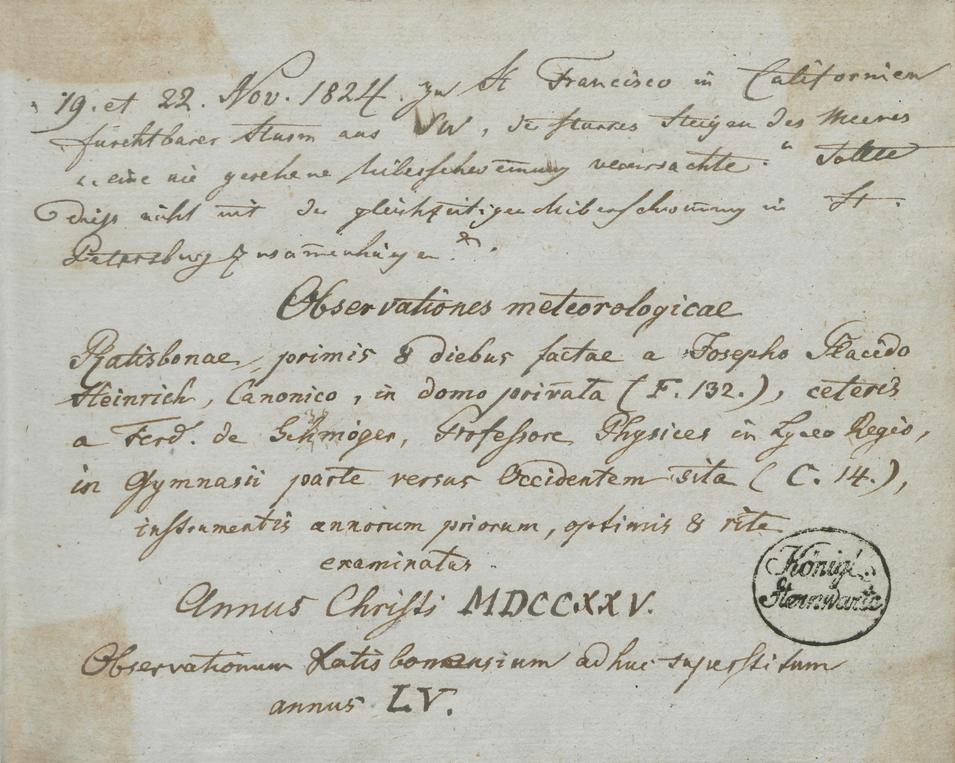
#> input picture work/assets/scan-1.png, 955 x 763 px
$ jupyter execute 'Line Extraction.ipynb'   (older library calls are emulated)
#> lines starting #> are read from the running program, lines starting #| are printed output that depends on the picture; after the words box and inside, x2 and y2 are one past the last pixel; in counts of white or black regions, pixels touching at a corner belong together; long printed decimals are rounded
[cell 1]
import math
import cv2
import numpy as np
import matplotlib.pyplot as plt
from collections import defaultdict
import scipy.cluster.hierarchy as hcluster
import sklearn.cluster as cluster


def load_image(path: str):
    img = cv2.imread(path)
    return cv2.cvtColor(img, cv2.COLOR_BGR2GRAY)


def show_image(image, title=''):
    figure, axis = plt.subplots(figsize=(10,10))
    axis.imshow(image, cmap='Greys_r')
    plt.title(title)
    plt.show()


def show_images(images, title=''):
    figure, (axis1, axis2) = plt.subplots(1, len(images), sharey=True, figsize=(10,10))

    axis1.imshow(images[0], cmap='Greys_r', aspect='auto')
    axis2.imshow(images[1], cmap='Greys_r', aspect='auto')

    plt.title(title)
    plt.show()


def invert(img):
    return cv2.bitwise_not(img)


def binarize_image(img):
    ret, img_binarized = cv2.threshold(img, 0, 255, cv2.THRESH_BINARY+cv2.THRESH_OTSU)
    return img_binarized


def equalize_image(img):
    clahe = cv2.createCLAHE(clipLimit=2.0, tileGridSize=(8,8))
    return clahe.apply(img)


def get_projection_profile(img):
    return np.sum(img, 1)


def threshold_projection_profile(projection):
    projection_scaled = np.interp(projection, (projection.min(), projection.max()), (0,1))

    threshold = 0.3
    threshold_indices = projection_scaled > threshold

    projection_scaled.fill(0)
    projection_scaled[threshold_indices] = 1

    return projection_scaled


def calculate_line_height(projection):
    change_indices = np.where(projection[:-1] != projection[1:])[0]

    heights = []
    for (index, change_index) in enumerate(change_indices):
        change_index_prev = 0 if index == 0 else change_indices[index - 1]

        if projection[change_index] == 1:
            height = change_index - change_index_prev
            heights.append(height)

    return np.mean(heights)


def get_image_of_projection_profile(projection, img):
    projection = np.interp(projection, (projection.min(), projection.max()), (0,1))

    maximum = np.max(projection)
    width = img.shape[1]
    result = np.zeros((projection.shape[0], 500))

    for row in range(img.shape[0]):
        cv2.line(result, (0, row), (int(projection[row]*width/maximum), row), (255,255,255), 1)

    return result


def apply_morphology(img):
    kernel = np.ones((3,3), np.uint8)
    return cv2.morphologyEx(img, cv2.MORPH_OPEN, kernel)


def remove_connected_components(img):
    number_of_labels, labels, stats, centroids = cv2.connectedComponentsWithStats(img, 8, cv2.CV_32S)
    sizes = stats[1:, -1]
    number_of_labels = number_of_labels - 1
    min_size = 100

    img_cleaned = np.full(img.shape, 0)
    for i in range(0, number_of_labels):
        if sizes[i] >= min_size:
            img_cleaned[labels == i + 1] = 255

    return img_cleaned


def run():
    img_path = "./assets/scan-1.png"
    img = load_image(img_path)
#> in load_image, img is the input picture: shape (763, 955, 3); mean B, G, R 177.2, 188.1, 189.7

    if img is None:
        return

    show_image(img, 'Original')

    img_equalized = equalize_image(img.copy())
#> in equalize_image, `return clahe.apply(img)`:
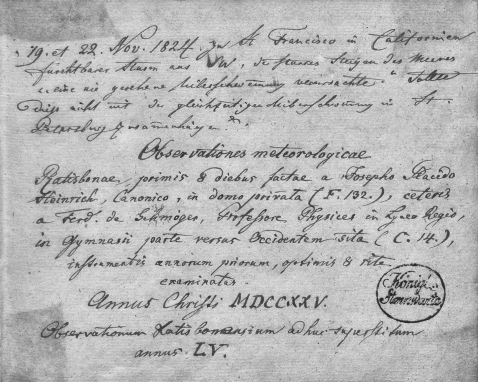
#> returned value: shape (763, 955) (shown at 1/2 size); min 25, max 231, mean 182.5
    show_image(img_equalized, 'Equalized Image with CLAHE')

    img_binarized =  binarize_image(img_equalized.copy())
#> in binarize_image, `ret, img_binarized = cv2.threshold(img, 0, 255, cv2.THRESH_BINARY+cv2...`:
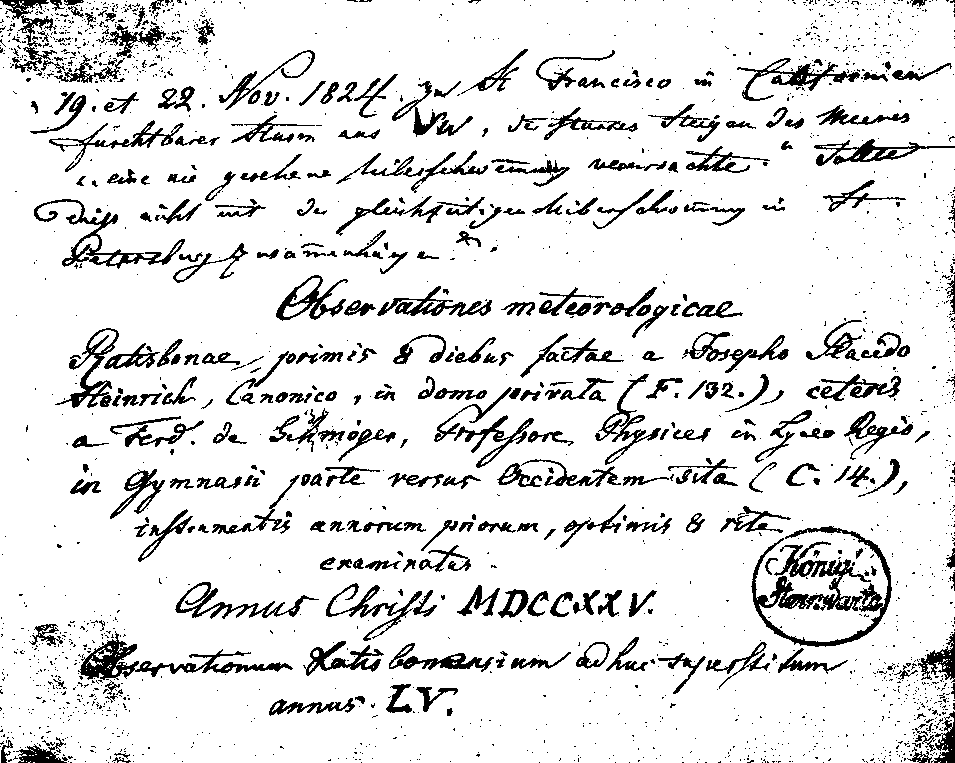
#> img_binarized: shape (763, 955); 88.7% white; 2116 black regions (1772 under 20 px), largest, box (x1, y1, x2, y2) and area: (751, 526, 892, 647) 4463, (78, 631, 293, 680) 2328, (34, 199, 185, 269) 1651
#> in binarize_image, `ret, img_binarized = cv2.threshold(img, 0, 255, cv2.THRESH_BINARY+cv2...`: ret = 148
    img_binarized = invert(img_binarized)
    show_image(img_binarized, 'Binarized Image')

    img_denoised = apply_morphology(img_binarized.copy())
#> in apply_morphology, `return cv2.morphologyEx(img, cv2.MORPH_OPEN, kernel)`:
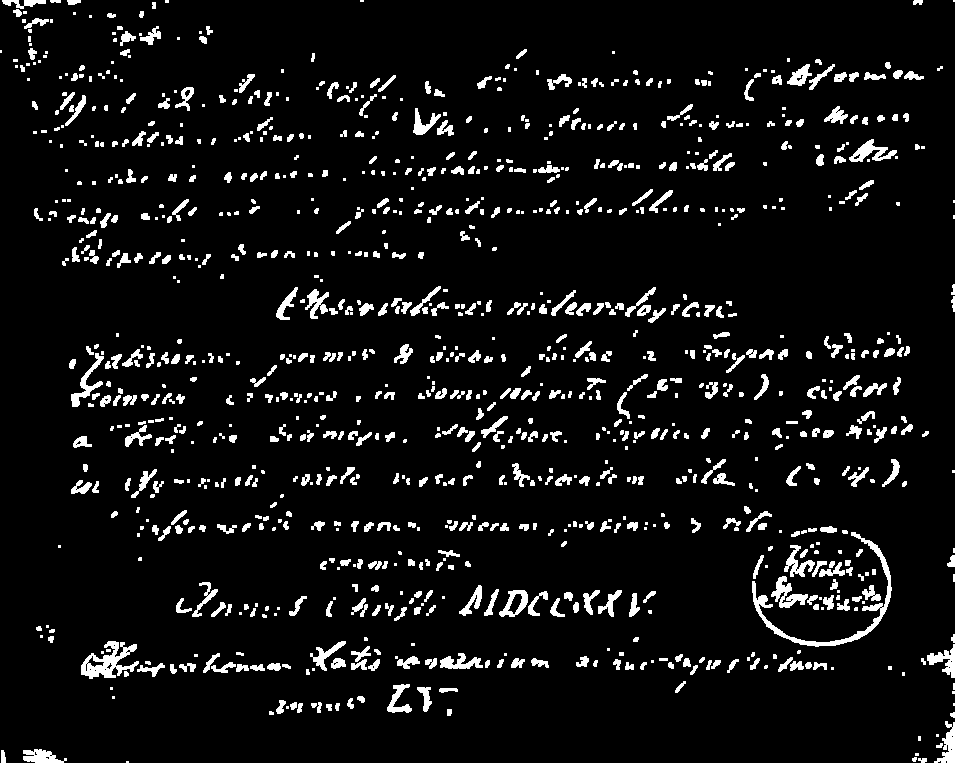
#> returned value: shape (763, 955); 6.9% white; 1107 white regions (412 under 20 px), largest, box (x1, y1, x2, y2) and area: (752, 532, 892, 647) 1487, (81, 641, 139, 679) 998, (771, 576, 808, 608) 502
    show_image(img_denoised, 'Denoised Image')

    img_denoised_cc = remove_connected_components(img_binarized.copy())
#> in remove_connected_components, `number_of_labels, labels, stats, centroids = cv2.connectedComponentsWi..`:
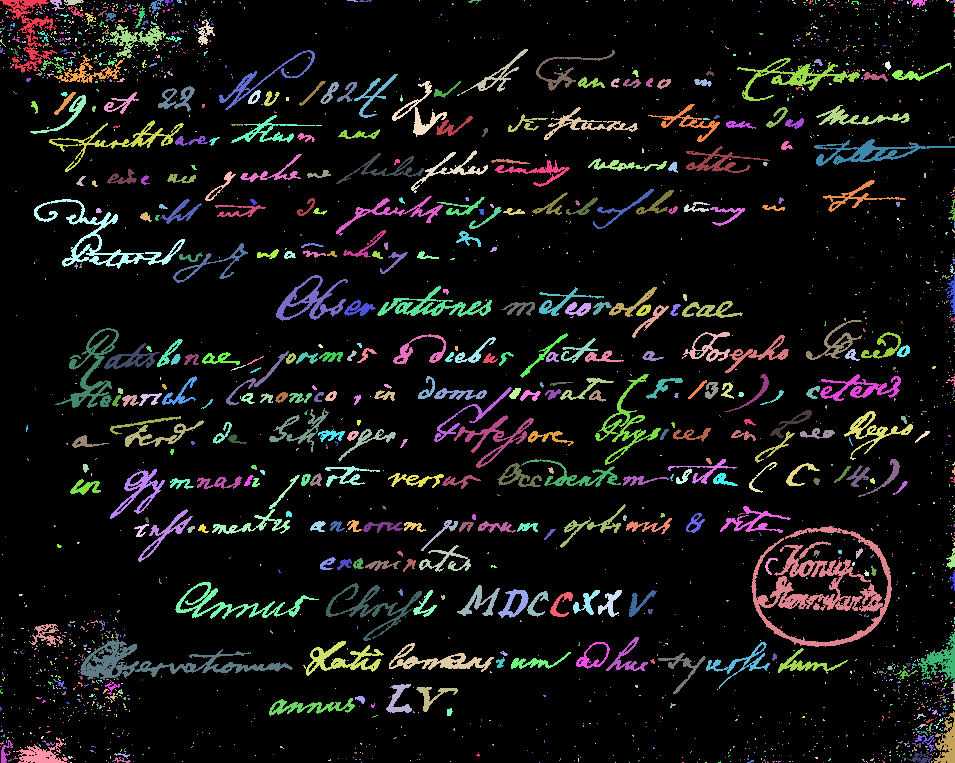
#> labels: shape (763, 955) int32; 2117 distinct labels, from 0 to 2116; one colour per label, 0 black
#> in remove_connected_components, `number_of_labels, labels, stats, centroids = cv2.connectedComponentsWi..`: number_of_labels = 2117; stats = 2117 rows, first 6: [0, 0, 955, 763, 646023], [0, 0, 57, 73, 1084], [50, 0, 15, 11, 71], [64, 0, 20, 6, 74], [94, 1, 1, 1, 1], [126, 1, 1, 1, 1]; centroids = 2117 pairs, first value 0 to 954, second value 0 to 762
#> in remove_connected_components, `sizes = stats[1:, -1]`: sizes = 2116 values, max 4463 at index 1238, min 1 at index 3, mean 39.06
#> in remove_connected_components, `number_of_labels = number_of_labels - 1`: number_of_labels = 2116
#> after the loop in remove_connected_components, `for i in range(0, number_of_labels):`:
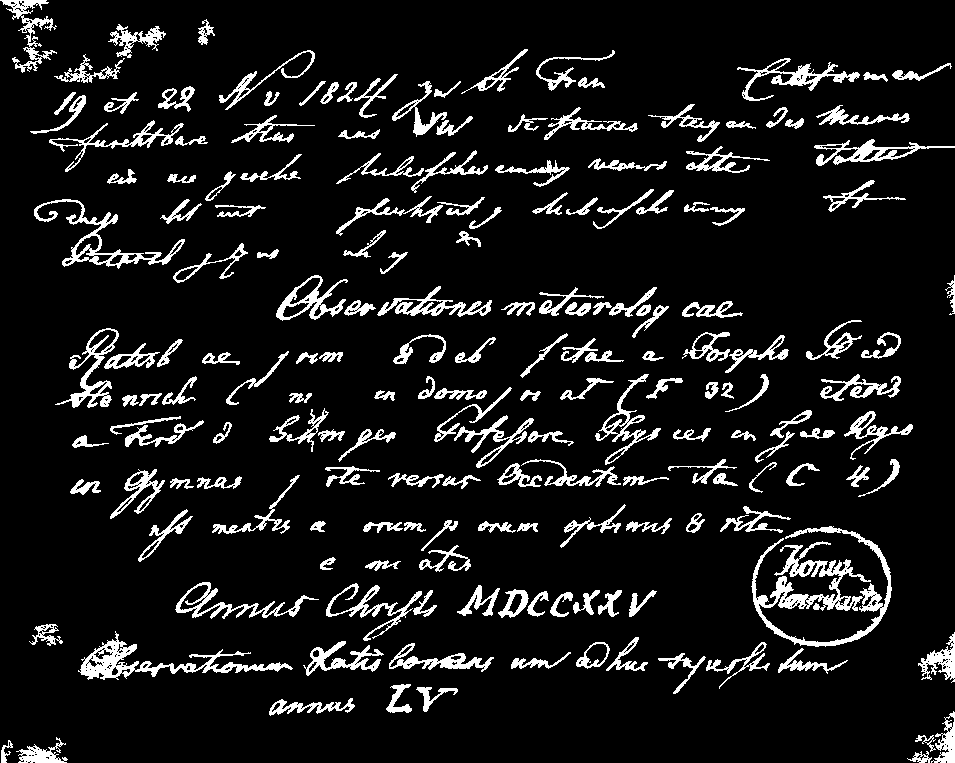
#> img_cleaned: shape (763, 955) int64; 9.5% white; 183 white regions, largest, box (x1, y1, x2, y2) and area: (751, 526, 892, 647) 4463, (78, 631, 293, 680) 2328, (34, 199, 185, 269) 1651
    show_image(img_denoised_cc, 'Denoised Image by Connected Components')

    projection_profile = get_projection_profile(img_denoised_cc)
#> projection_profile = 763 values, max 119340 at index 665, min 510 at index 719, mean 23188
    img_profile = get_image_of_projection_profile(projection_profile, img_denoised_cc)
#> in get_image_of_projection_profile, `projection = np.interp(projection, (projection.min(), projection.max()..`: projection = 763 values, max 1 at index 665, min 0 at index 719, mean 0.191
#> in get_image_of_projection_profile, `maximum = np.max(projection)`: maximum = 1
#> after the loop in get_image_of_projection_profile, `for row in range(img.shape[0]):`:
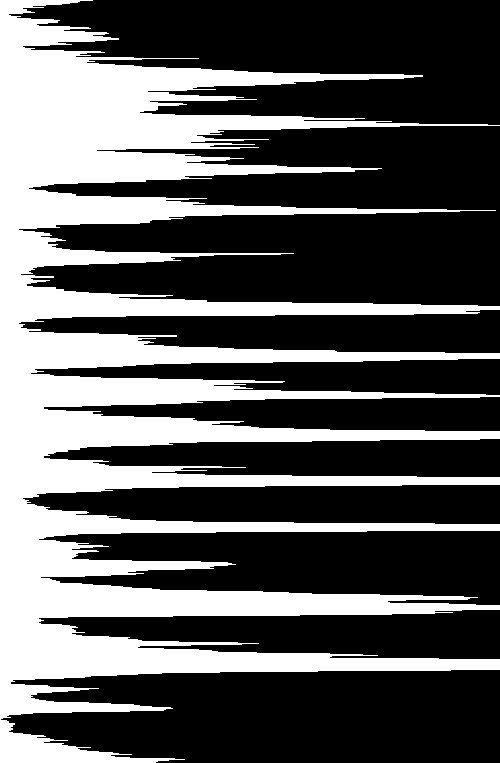
#> result: shape (763, 500) float64; 35.3% white; 1 white region, box (x1, y1, x2, y2) and area: (0, 0, 500, 763) 134519
    show_images([img_denoised_cc, img_profile], 'Projection Profile')

    projection_profile_thresholded = threshold_projection_profile(projection_profile)
#> in threshold_projection_profile, `projection_scaled = np.interp(projection, (projection.min(), projectio..`: projection_scaled has the same summary as projection in get_image_of_projection_profile
#> projection_profile_thresholded = 763 values, max 1 at index 73, min 0 at index 0, mean 0.198
    img_profile_thresholded = get_image_of_projection_profile(projection_profile_thresholded, img_denoised_cc)
#> in get_image_of_projection_profile (call 2), `projection = np.interp(projection, (projection.min(), projection.max()..`: projection has the same summary as projection_profile_thresholded in run
#> after the loop in get_image_of_projection_profile (call 2), `for row in range(img.shape[0]):`:
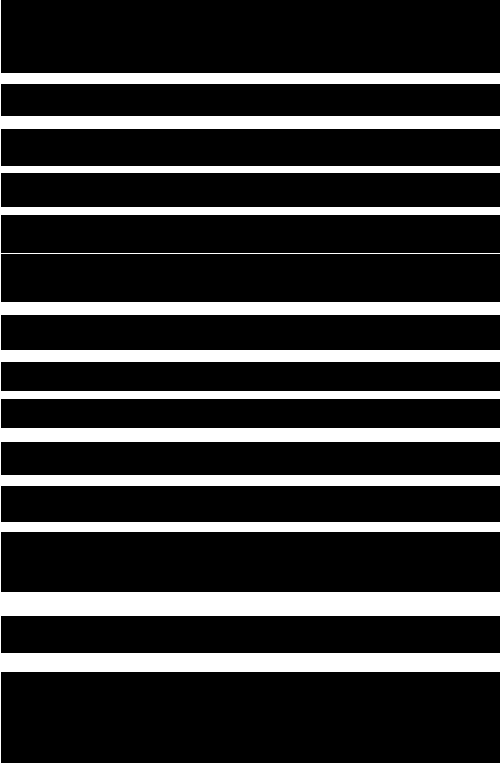
#> result: shape (763, 500) float64; 20% white; 1 white region, box (x1, y1, x2, y2) and area: (0, 0, 500, 763) 76112
    show_images([img_denoised_cc, img_profile_thresholded], 'Thresholded Projection Profile')

    line_height = calculate_line_height(projection_profile_thresholded)
#> in calculate_line_height, `change_indices = np.where(projection[:-1] != projection[1:])[0]`: change_indices = 26 values from 72 to 671
#> the loop in calculate_line_height, `for (index, change_index) in enumerate(change_indices):` made 26 passes
#> (change_index, change_index_prev, height) on passes 2, 4, 6, 8, 10, 12, 14, 16: (83, 72, 11), (128, 115, 13), (172, 165, 7), (214, 206, 8), (253, 252, 1), (314, 301, 13), (361, 349, 12), (398, 390, 8)
#> after the loop in calculate_line_height, `for (index, change_index) in enumerate(change_indices):`: heights = [11, 13, 7, 8, 1, 13, 12, 8, 14, 11, 10, 24, 19]
#> line_height = 11.62

    print("The average line height is {}".format(line_height))
#| The average line height is 11.615


run()

$ run again, with work/assets/scan-2.png copied over work/assets/scan-1.png
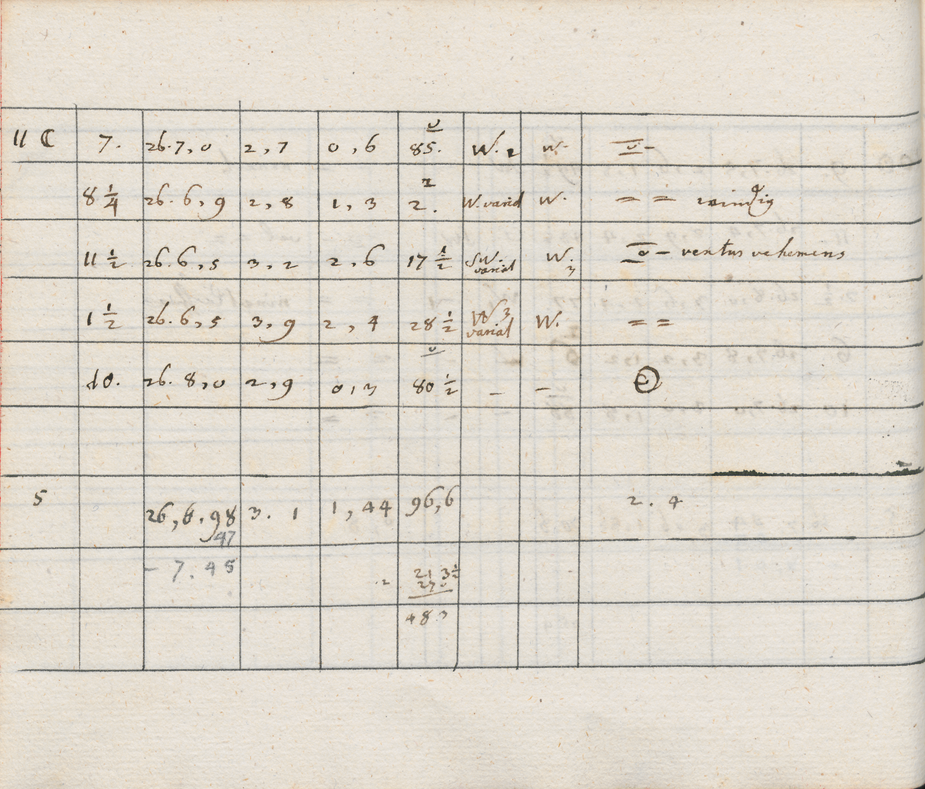
#> input picture work/assets/scan-2.png, 925 x 789 px
#> in load_image, img is the input picture: shape (789, 925, 3); mean B, G, R 204.2, 215.6, 222.3
#> in binarize_image, `ret, img_binarized = cv2.threshold(img, 0, 255, cv2.THRESH_BINARY+cv2...`:
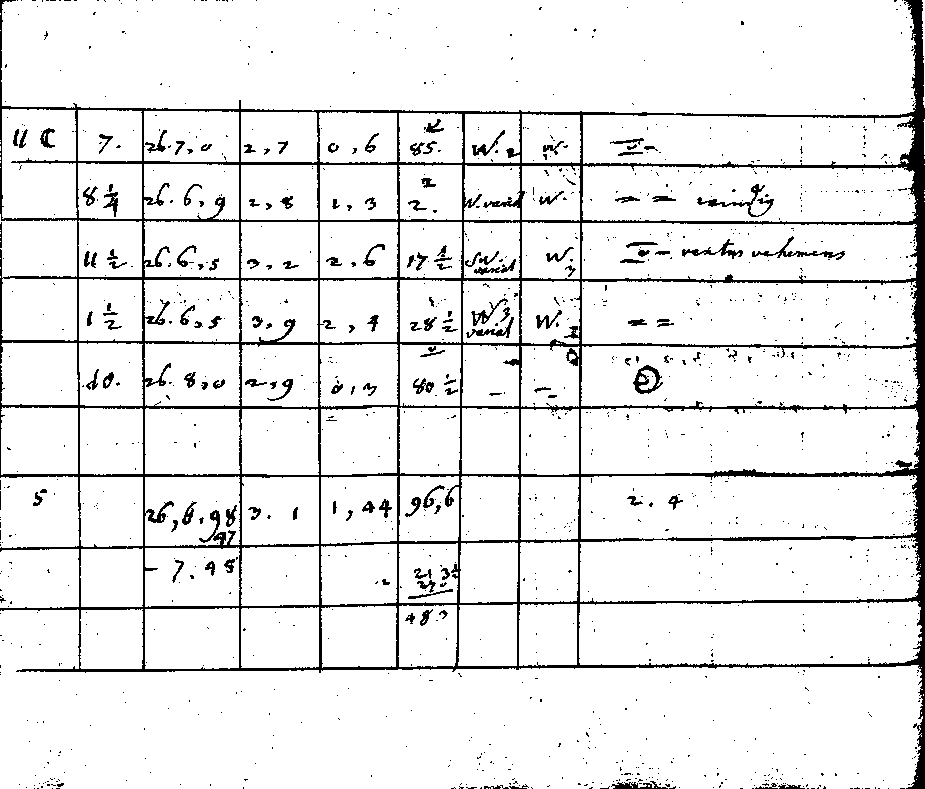
#> img_binarized: shape (789, 925); 91.9% white; 1305 black regions (1157 under 20 px), largest, box (x1, y1, x2, y2) and area: (0, 0, 925, 789) 45028, (697, 184, 774, 217) 422, (752, 236, 845, 260) 381
#> ret = 165
#> labels: shape (789, 925) int32; 1306 distinct labels, from 0 to 1305
#> in remove_connected_components, `number_of_labels, labels, stats, centroids = cv2.connectedComponentsWi..`: number_of_labels = 1306; stats = 1306 rows, first 6: [0, 0, 925, 789, 670346], [0, 0, 925, 789, 45028], [17, 0, 1, 1, 1], [21, 0, 1, 1, 1], [32, 0, 4, 1, 4], [42, 0, 1, 2, 2]; centroids = 1306 pairs, first value 0 to 918.7, second value 0 to 788
#> sizes = 1305 values, max 45028 at index 0, min 1 at index 1, mean 45.58
#> in remove_connected_components, `number_of_labels = number_of_labels - 1`: number_of_labels = 1305
#> projection_profile = 789 values, max 234600 at index 475, min 510 at index 699, mean 16103.8
#> projection = 789 values, max 1 at index 475, min 0 at index 699, mean 0.0666
#> maximum = 1
#> projection_scaled has the same summary as projection in get_image_of_projection_profile
#> projection_profile_thresholded = 789 values, max 1 at index 110, min 0 at index 0, mean 0.052
#> projection has the same summary as projection_profile_thresholded in run
#> after the loop in get_image_of_projection_profile (call 2), `for row in range(img.shape[0]):`:
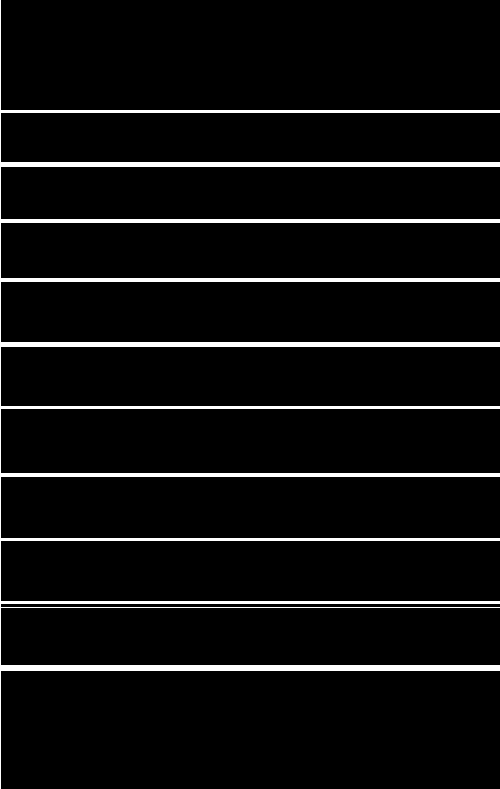
#> result: shape (789, 500) float64; 5.4% white; 1 white region, box (x1, y1, x2, y2) and area: (0, 0, 500, 789) 21248
#> change_indices = 22 values from 109 to 670
#> the loop in calculate_line_height, `for (index, change_index) in enumerate(change_indices):` made 22 passes
#> (change_index, change_index_prev, height) on passes 2, 4, 6, 8, 10, 12, 14, 16: (112, 109, 3), (166, 161, 5), (222, 218, 4), (281, 277, 4), (346, 341, 5), (408, 405, 3), (476, 472, 4), (540, 537, 3)
#> after the loop in calculate_line_height, `for (index, change_index) in enumerate(change_indices):`: heights = [3, 5, 4, 4, 5, 3, 4, 3, 3, 1, 6]
#> line_height = 3.73
#| The average line height is 3.727
